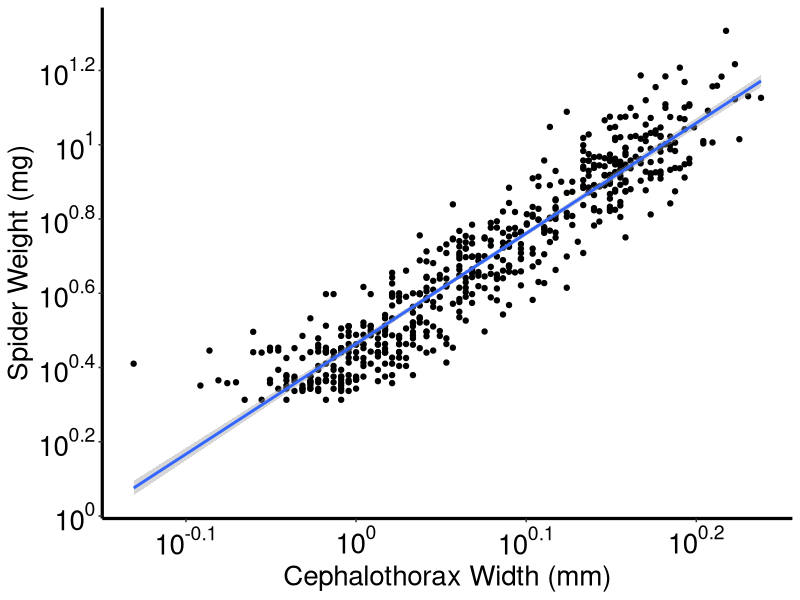
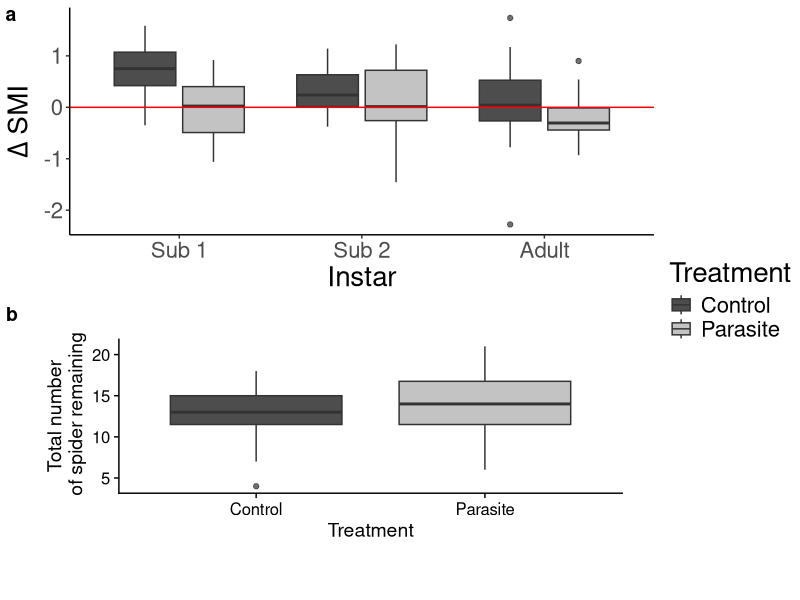

The R source for these figures, in order:
# Load Libraries ------------------
library(car)
library(lme4)
library(cowplot)
library(ggplot2)
library(stats)
library(ggthemes)
library(scales)
library(tidyr)
library(dplyr)
library(ggpubr)
library(emmeans)

all.col <- read.csv("data/BCI_differences.csv")
all.col$instar <- factor(all.col$instar, order = TRUE, levels = c("Sub 1", "Sub 2", "Adult"))

# BCI Difference -------------
diff.mod <- lmer(diff.smi ~ instar + Treatment + Treatment:instar + (1|Nest), data = all.col)
Anova(diff.mod)
summary(diff.mod)

diff.mod.emm <- emmeans(diff.mod, c("instar", "Treatment"))
pairs(diff.mod.emm, adjust = "tukey")


diff.plot <- ggplot(data = all.col, aes(x = instar, y = diff.smi, fill = Treatment))+
  geom_boxplot(alpha = 0.7)+
  # geom_jitter(aes(group = Treatment))+
  geom_hline(yintercept = 0, color = 'red')+
  theme_classic()+
  scale_fill_manual(values = c("black", "darkgrey"))+
  # scale_fill_manual(values = c(paste(my_pal[2:4])))+
  theme(text = element_text(size=20))+
  ylab(expression(paste(Delta~"SMI")))+
  xlab("Instar")+
  labs(fill = "Treatment")



# Body Condition: LMER -------------------
df_new <- read.csv("data/BCI_final.csv")

y <- lm(log(weight.mg) ~ log(CT.W), data = df_new)
df_new$resids <- residuals(y)
Anova(y)


ggplot(data=df_new, aes(x=CT.W, y = weight.mg))+
  geom_point()+
  geom_smooth(method = "lm")+
  xlab("Cephalothorax Width (mm)")+
  ylab("Spider Weight (mg)")+
  scale_x_log10(breaks = trans_breaks("log10", function(x) 10^x),
                labels = trans_format("log10", math_format(10^.x)))+
  scale_y_log10(breaks = trans_breaks("log10", function(x) 10^x),
                labels = trans_format("log10", math_format(10^.x)))+
  theme_classic()+
  theme(axis.text = element_text(size = 20, color = "black"),
        axis.title = element_text(size = 20),
        axis.line = element_line(size = 1.1))

# order instar
df_new$instar <- factor(df_new$instar, order = TRUE, levels = c("Sub 1", "Sub 2", "Adult"))



## CHECK
# were there differences between treatments at the start of the experiment?

df_before <- df_new %>% 
  filter(Measurement == "before")

df_before_ad <- df_new %>% 
  filter(instar == "Adult")

before.mod.ad <- lmer(SMI ~ Treatment + (1|Nest), data = df_before_ad)
Anova(before.mod.ad)

df_before_s2 <- df_new %>% 
  filter(instar == "Sub 2")

before.mod.s2 <- lmer(SMI ~ Treatment + (1|Nest), data = df_before_s2)
Anova(before.mod.s2)

df_before_s1 <- df_new %>% 
  filter(instar == "Sub 1")

before.mod.s1 <- lmer(SMI ~ Treatment + (1|Nest), data = df_before_s1)
Anova(before.mod.s1)

# mega model
full.mod <- lmer(SMI ~ Treatment + Measurement + Treatment:Measurement + (1|Nest) + (1|instar), data = df_new)
Anova(full.mod)
summary(full.mod)
coef(full.mod)


# Mortality ------------------
col.counts <- read.csv("data/colony_counts_RAW.csv")

# remove Col_21 : Note says "Escapees"
col.counts <- col.counts %>% filter(Colony != "Col_21")
write.csv(col.counts, "data/colony_counts_CLEANED.csv", row.names = FALSE)

col.counts$num.all <- col.counts$num.adult + col.counts$num.sub2 + col.counts$num.sub1 ## sum of all individuals

col.counts_long <- col.counts %>% 
  pivot_longer(cols = c("num.adult", "num.sub2", "num.sub1"), 
               names_to = "instar",
               values_to = "count")

x.1 <- glmer(num.all ~ Treatment + Measurement + Treatment:Measurement + (1|Colony), 
             family = poisson(link = "identity"), data = col.counts_long)
summary(x.1)
Anova(x.1)

## number remaining
num.after <- col.counts[c(which(col.counts$Measurement == "After")),] ### only consider after measurement

num.after[,7] <- NULL # remove unneccessary column

## pivot long

num.after_wide <- num.after %>% 
  pivot_longer(cols = c("num.adult", "num.sub2", "num.sub1"), 
              names_to = "instar",
              values_to = "count")

x.2 <- glmer(count ~ Treatment + (1|Colony) + (1|instar), 
           family = poisson(link = "identity"), data = num.after_wide)
summary(x.2)
Anova(x.2)


mortality_plot <- ggplot(data = num.after, aes(x = Treatment, y = num.all, fill = Treatment))+
  geom_boxplot(alpha = 0.7)+
  ylab("Total number\n of spider remaining")+
  theme(text = element_text(size=20))+
  scale_fill_manual(values = c("black", "darkgrey"))+
  theme_cowplot()+
  theme(plot.margin = margin(1,1,1.5,1.2, "cm"))

plot_5.2 <- ggarrange(diff.plot, mortality_plot, nrow = 2, labels = "auto", common.legend = TRUE, legend = "right")
# ggsave(plot_5.2, filename = "figures/Plot_5.2.jpeg", dpi = "retina", width = 5, height = 7, units = 'in')

jpeg(file="figures/Figure_2.jpeg", width = 5, height = 7, units = "in", res = 1000)
plot_5.2
dev.off()
